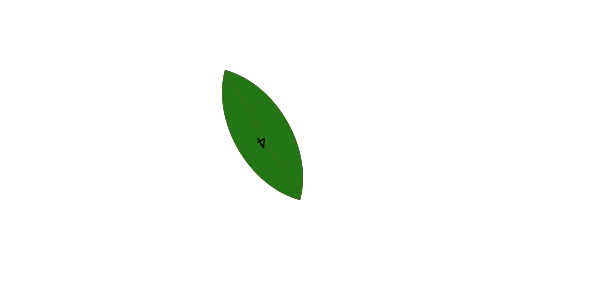
Frame 1 (no input)
Frame 60 (the mouse pressed at the canvas centre just before this capture): identical to frame 1, image omitted
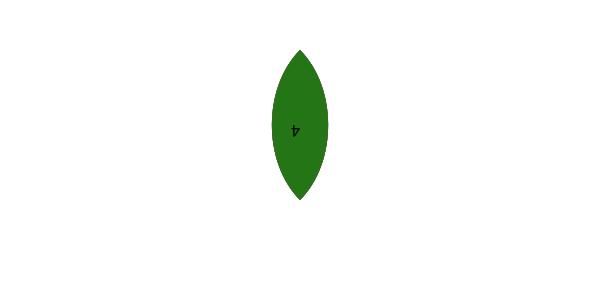
Frame 120 (the mouse held since frame 60 and released just before this capture)

The Processing sketch that drew these frames (run headless with seeded random() and noise(); from frame 60 on, the mouse is pressed at the canvas centre):

// Processing sketch: Petals
// ── Petals.pde
ArrayList<Bubble> poop = new ArrayList();
Petal[] p = new Petal[5];
boolean state;
void setup() {
  size(600, 300);
  for (int i=0; i<p.length; i++) {
    p[i] = new Petal();
  }
}

void draw() {
  background(-1);

  translate(width>>1, 200); 
  for (int i =0; i<poop.size (); i++) {
    Bubble b = poop.get(i);
    b.show();
    b.move();
    if (b.y<-200)poop.remove(i);
  }
  for (int i=0; i<p.length; i++) {  
    float ang = map(mouseX, 0, width, -PI/6, PI/6);  
    p[i].show(ang, i);
    if (ang>PI/7) { 
      state = true;
    } else state = false;
  }
  if (state) { 
    poop.add(new Bubble());
  }
}


class Petal { 
  color c;
  Petal() {
    c = (color)random(#000000);
  }
  void show(float ang, int i) {  
    pushMatrix();
    rotate(ang);
    pushMatrix();
    scale(1.5); 
    rotate(PI);
    fill(c); 
    noStroke();  
    bezier(0, 0, 25, 25, 25, 75, 0, 100);
    bezier(0, 0, -25, 25, -25, 75, 0, 100);
    fill(0);
    text(i, 0, 50);
    popMatrix();
    popMatrix();
  }
}

class Bubble { 
  float x, y, r, c;
  Bubble() {
    c = random(0, 100);
    x = random(-100, 100);
    y = random(0, -50); 
    r = random(4, 8);
  }
  void show() {
    noStroke();
    fill(0, c);  
    ellipse(x, y, 2*r, 2*r);
  }

  void move() {
    y--;
    x=x+sin(random(100));
  }
}
